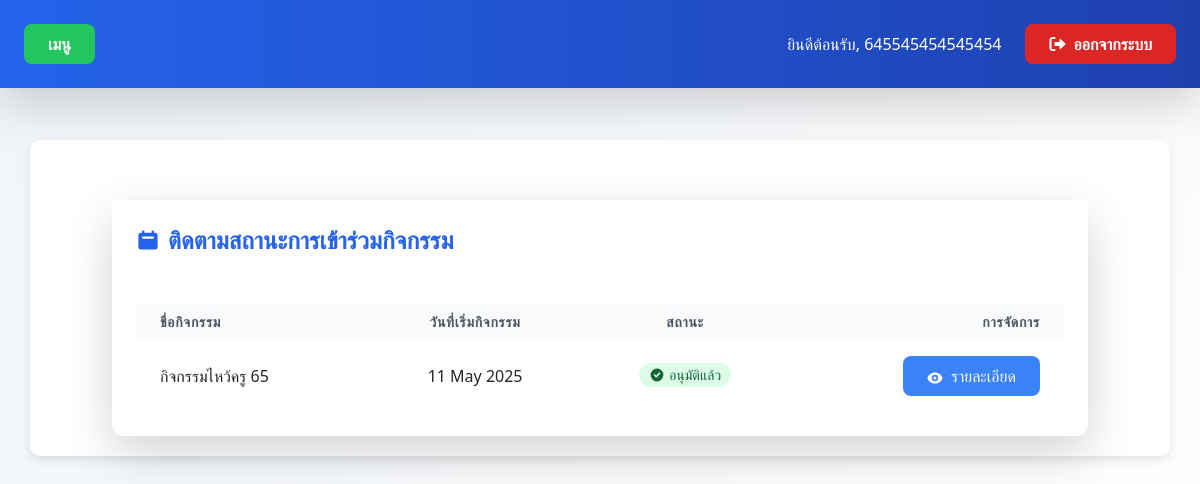
The page /track-participation/ (signed in) on the database as committed earlier.
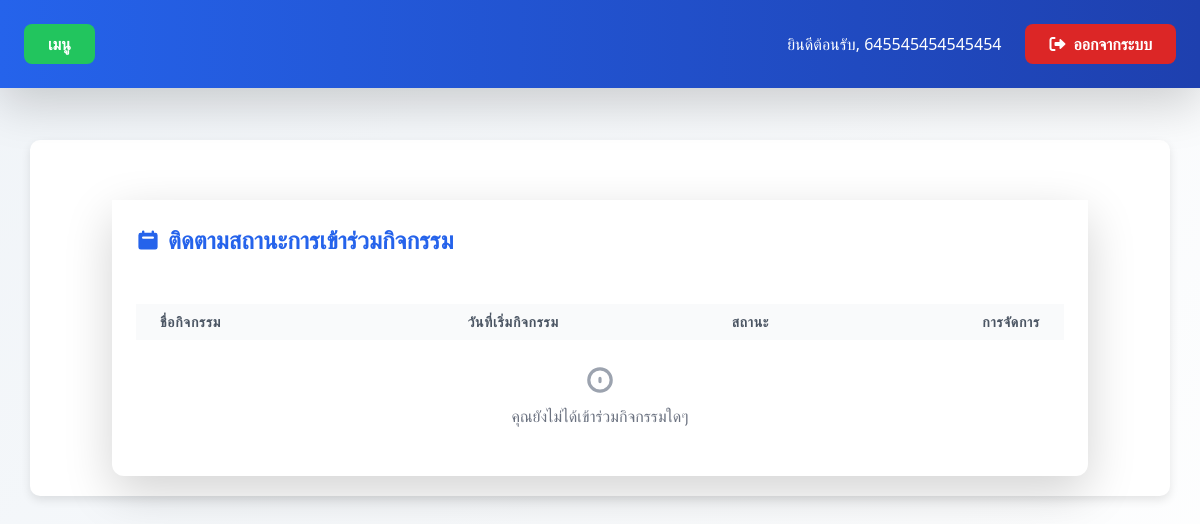
The same page on the database as committed later.
### myapp/models.py (models this page shows, shortened)
class Participation(models.Model):
    STATUS_CHOICES = [
        ('pending', 'ยังไม่อนุมัติ'),
        ('approved', 'อนุมัติแล้ว'),
        ('rejected', 'ไม่อนุมัติ')  # เพิ่มสถานะใหม่
    ]
    activity = models.ForeignKey('Activity', on_delete=models.CASCADE, verbose_name='กิจกรรม')
    student = models.ForeignKey(CustomUser, on_delete=models.CASCADE, verbose_name='นักศึกษา')
    joined_at = models.DateTimeField(default=timezone.now)
    status = models.CharField(
        max_length=10,
        choices=STATUS_CHOICES,
        default='pending',
        verbose_name='สถานะการลงทะเบียน'
    )
    joined_date = models.DateTimeField(auto_now_add=True, verbose_name="วันที่เข้าร่วม")
    class Meta:
        verbose_name = 'การเข้าร่วมกิจกรรม'
        verbose_name_plural = 'การเข้าร่วมกิจกรรมทั้งหมด'
        unique_together = ('activity', 'student')

class Activity(models.Model):
    name = models.CharField(
        max_length=255,
        verbose_name='ชื่อกิจกรรม'
    )
    description = models.TextField(
        verbose_name='รายละเอียดกิจกรรม'
    )
    start_date = models.DateField(
        verbose_name='วันที่เริ่มจัดกิจกรรม',
        default=datetime.date.today
    )
    end_date = models.DateField(
        verbose_name='วันที่สิ้นสุดกิจกรรม',
        null=True,  # ยอมให้เป็น NULL
        blank=True  # สามารถทิ้งว่างได้ในฟอร์ม
    )
    created_by = models.ForeignKey(
        CustomUser,
        on_delete=models.CASCADE,
        verbose_name='ผู้สร้างกิจกรรม'
    )
    FACULTY_CHOICES = [
        ('all', 'ทุกคนเข้าร่วมได้'),
        ('CS', 'วิทยาการคอมพิวเตอร์'),
        ('CCS', 'วิทยาศาสตร์เครื่องสำอาง'),
        ('OHS', 'อาชีวอนามัยและความปลอดภัย'),
        ('EHS', 'อนามัยสิ่งแวดล้อมและสาธารณภัย'),
        ('MS', 'วิทยาศาสตร์การแพทย์'),
        ('GS', 'วิทยาศาสตร์ทั่วไป'),
        ('IT', 'เทคโนโลยีสารสนเทศ'),
        ('BIB', 'อุตสาหกรรมชีวภาพเพื่อธุรกิจ'),
        ('CYB', 'ความมั่นคงปลอดภัยไซเบอร์'),
    ]
    faculty = models.CharField(
        max_length=10,
        choices=FACULTY_CHOICES,
        default='all',
        verbose_name='คณะที่จัดกิจกรรม'
    )
    max_participants = models.IntegerField(
        default=0,  # เปลี่ยนจาก 30 เป็น 0 ซึ่งหมายถึงไม่จำกัด
        verbose_name='จำนวนผู้เข้าร่วมสูงสุด',
        help_text='กำหนดเป็น 0 หากไม่ต้องการจำกัดจำนวนผู้เข้าร่วม'
    )
    class Meta:
        verbose_name = 'กิจกรรม'
        verbose_name_plural = 'กิจกรรมทั้งหมด'

### myapp/views.py (the view)
# urls.py: path('track-participation/', views.track_participation, name='track_participation'),
@login_required
def track_participation(request):
    participations = Participation.objects.filter(student=request.user).select_related('activity')
    participation = participations.first()
    context = {
        'participations': participations,
        'participation': participation,
    }
    return render(request, 'track_participation.html', context)

### templates/track_participation.html (shortened to what the changed rows need)
{% extends 'base.html' %}
{% block content %}
<div class="container mx-auto mt-10 px-4 relative z-20">
    <div class="bg-white rounded-xl shadow-lg">
        <div class="card-header bg-white border-b border-gray-200 p-4">
            <h2 class="text-xl md:text-2xl font-semibold text-blue-600 flex items-center">
                <svg class="w-6 h-6 mr-2" fill="currentColor" viewBox="0 0 20 20" xmlns="http://www.w3.org/2000/svg"><path fill-rule="evenodd" d="M6 2a1 1 0 00-1 1v1H4a2 2 0 00-2 2v10a2 2 0 002 2h12a2 2 0 002-2V6a2 2 0 00-2-2h-1V3a1 1 0 10-2 0v1H7V3a1 1 0 00-1-1zm0 5a1 1 0 000 2h8a1 1 0 100-2H6z" clip-rule="evenodd" /></svg>
                ติดตามสถานะการเข้าร่วมกิจกรรม
            </h2>
        </div>
        <div class="card-body p-4">
            <div class="overflow-x-auto">
                <table class="w-full text-left">
                    <thead class="bg-gray-50">
                        <tr>
                            <th class="px-4 py-2 text-sm font-semibold text-gray-600 uppercase tracking-wider">ชื่อกิจกรรม</th>
                            <th class="px-4 py-2 text-sm font-semibold text-gray-600 uppercase tracking-wider text-center">วันที่เริ่มกิจกรรม</th>
                            <th class="px-4 py-2 text-sm font-semibold text-gray-600 uppercase tracking-wider text-center">สถานะ</th>
                            <th class="px-4 py-2 text-sm font-semibold text-gray-600 uppercase tracking-wider text-right">การจัดการ</th>
                        </tr>
                    </thead>
                    <tbody>
                        {% for participation in participations %}
                        <tr class="hover:bg-gray-50 transition duration-200">
                            <td class="px-4 py-3 align-middle">{{ participation.activity.name }}</td>
                            <td class="px-4 py-3 align-middle text-center">{{ participation.activity.start_date|date:"d M Y" }}</td>
                            <td class="px-4 py-3 align-middle text-center">
                                {% if participation.status == 'pending' %}
                                    <span class="inline-flex items-center px-2.5 py-0.5 rounded-full text-sm font-medium bg-yellow-100 text-yellow-800">
                                        <svg class="w-4 h-4 mr-1" fill="currentColor" viewBox="0 0 20 20" xmlns="http://www.w3.org/2000/svg"><path fill-rule="evenodd" d="M10 18a8 8 0 100-16 8 8 0 000 16zm1-12a1 1 0 10-2 0v4a1 1 0 00.293.707l2.5 2.5a1 1 0 001.414-1.414L11 9.586V6z" clip-rule="evenodd" /></svg>
                                        ยังไม่อนุมัติ
                                    </span>
                                {% elif participation.status == 'approved' %}
                                    <span class="inline-flex items-center px-2.5 py-0.5 rounded-full text-sm font-medium bg-green-100 text-green-800">
                                        <svg class="w-4 h-4 mr-1" fill="currentColor" viewBox="0 0 20 20" xmlns="http://www.w3.org/2000/svg"><path fill-rule="evenodd" d="M10 18a8 8 0 100-16 8 8 0 000 16zm3.707-9.293a1 1 0 00-1.414-1.414L9 10.586 7.707 9.293a1 1 0 00-1.414 1.414l2 2a1 1 0 001.414 0l4-4z" clip-rule="evenodd" /></svg>
                                        อนุมัติแล้ว
                                    </span>
                                {% endif %}
                            </td>
                            <td class="px-4 py-3 align-middle text-right">
                                <a href="{% url 'activity_detail' participation.activity.id %}" class="inline-block bg-blue-500 hover:bg-blue-600 text-white font-medium py-2 px-4 rounded-lg transition duration-200">
                                    รายละเอียด
                                </a>
                            </td>
                        </tr>
                        {% empty %}
                        <tr>
                            <td colspan="4" class="px-4 py-6 text-center text-gray-500">
                                <svg class="w-8 h-8 mx-auto mb-2 text-gray-400" fill="currentColor" viewBox="0 0 20 20" xmlns="http://www.w3.org/2000/svg"><path fill-rule="evenodd" d="M10 18a8 8 0 100-16 8 8 0 000 16zm0-2a6 6 0 100-12 6 6 0 000 12zm0-8a1 1 0 011 1v2a1 1 0 11-2 0V9a1 1 0 011-1z" clip-rule="evenodd" /></svg>
                                <p class="mb-0">คุณยังไม่ได้เข้าร่วมกิจกรรมใดๆ</p>
                            </td>
                        </tr>
                        {% endfor %}
                    </tbody>
                </table>
            </div>
        </div>
    </div>
</div>
{% endblock %}

Rows that differ between the two databases and show on the page:
removed Participation: activity.name "กิจกรรมไหว้ครู 65", activity.start_date "11 May 2025", status "approved" (drawn)
Other text that changed with them:
text now shown: "คุณยังไม่ได้เข้าร่วมกิจกรรมใดๆ"
